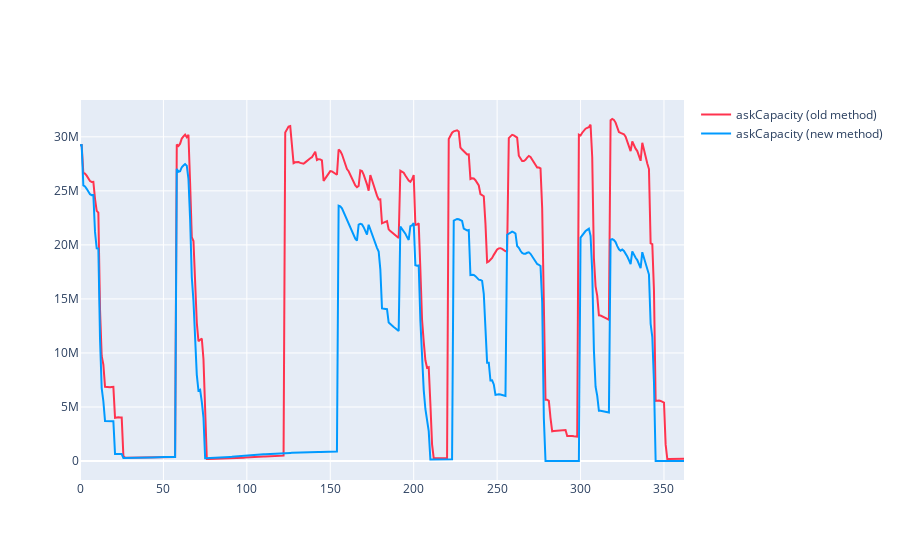

Notebook source saved alongside this figure:
### Code cell
fig2 = go.Figure()

fig2.add_trace(go.Scatter(x=df_testnet2['day'], y=df_testnet1['highCapacity'], name='askCapacity (old method)', line=dict(color='#ff334e')))

fig2.add_trace(go.Scatter(x=df_testnet2['day'], y=df_testnet2['highCapacity'], name='askCapacity (new method)', line=dict(color='#009aff')))

fig2.show()

### Figure 1 — Plotly figure (JSON) as saved in the notebook; plotly's stock layout.template omitted (floating-point values rounded to 4 significant figures; data arrays with more than 128 entries replaced by an {"elided": "..."} marker saying what was removed)
{"data": [{"line": {"color": "#ff334e"}, "name": "askCapacity (old method)", "type": "scatter", "x": {"elided": "363 int values"}, "y": {"elided": "363 float values"}}, {"line": {"color": "#009aff"}, "name": "askCapacity (new method)", "type": "scatter", "x": {"elided": "363 int values"}, "y": {"elided": "363 float values"}}], "layout": {}}
